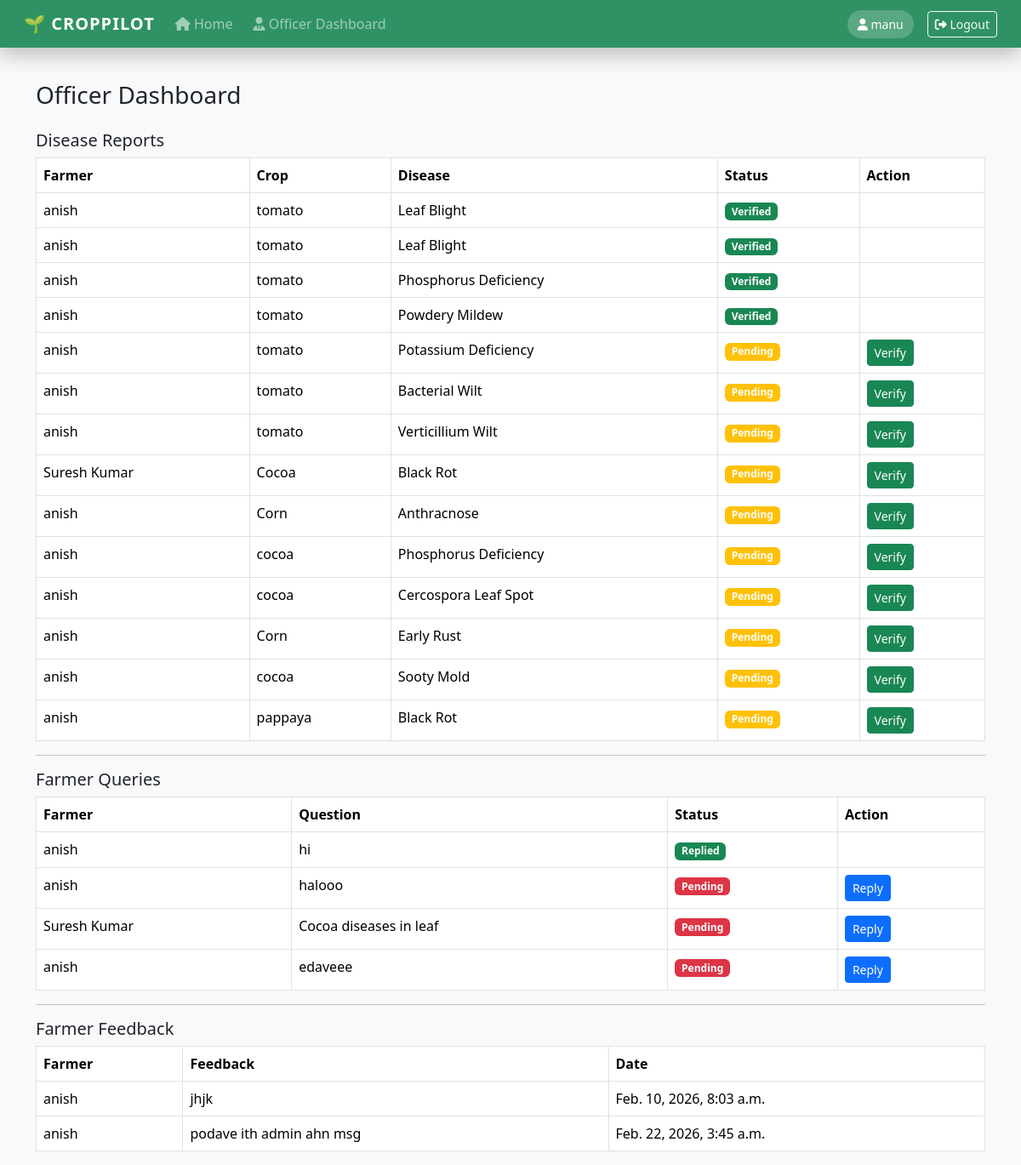
Screenshot of /officer/dashboard/ (signed in) with the database file from the repository.
### croppilot_app/models.py (models this page shows, shortened)
class DiseaseReport(models.Model):
    farmer = models.ForeignKey(Farmer, on_delete=models.CASCADE)
    crop_name = models.CharField(max_length=100)
    image = models.ImageField(upload_to='leaves/')
    detected_disease = models.CharField(max_length=100)
    confidence = models.FloatField(null=True, blank=True)
    treatment = models.TextField(blank=True)
    verified_by_officer = models.BooleanField(default=False)
    created_at = models.DateTimeField(auto_now_add=True)

class Farmer(models.Model):
    user = models.OneToOneField(User, on_delete=models.CASCADE)
    phone = models.CharField(max_length=15)
    region = models.CharField(max_length=100)
    address = models.TextField(blank=True)

class FarmerQuery(models.Model):
    farmer = models.ForeignKey(Farmer, on_delete=models.CASCADE)
    question = models.TextField()
    reply = models.TextField(blank=True)
    replied = models.BooleanField(default=False)
    created_at = models.DateTimeField(auto_now_add=True)

class Feedback(models.Model):
    farmer = models.ForeignKey(Farmer, on_delete=models.CASCADE)
    message = models.TextField()
    created_at = models.DateTimeField(auto_now_add=True)

### croppilot_app/views.py (the view)
# urls.py: path('officer/dashboard/', views.officer_dashboard, name='officer_dashboard'),
@role_required(allowed_roles=['officer'])
def officer_dashboard(request):
    return render(request, 'officer/dashboard.html', {
        'reports': DiseaseReport.objects.all(),
        'queries': FarmerQuery.objects.all(),
        'feedbacks': Feedback.objects.all()
    })

### templates/officer/dashboard.html
{% extends 'base.html' %}
{% block content %}
<h3 class="mb-4">Officer Dashboard</h3>
<h5>Disease Reports</h5>
<table class="table table-bordered">
<tr>
  <th>Farmer</th>
  <th>Crop</th>
  <th>Disease</th>
  <th>Status</th>
  <th>Action</th>
</tr>
{% for r in reports %}
<tr>
  <td>{{ r.farmer.user.username }}</td>
  <td>{{ r.crop_name }}</td>
  <td>{{ r.detected_disease }}</td>
  <td>
    {% if r.verified_by_officer %}
      <span class="badge bg-success">Verified</span>
    {% else %}
      <span class="badge bg-warning">Pending</span>
    {% endif %}
  </td>
  <td>
    {% if not r.verified_by_officer %}
      <a href="/officer/verify-disease/{{ r.id }}/"
         class="btn btn-sm btn-success">
         Verify
      </a>
    {% endif %}
  </td>
</tr>
{% endfor %}
</table>
<hr>
<h5>Farmer Queries</h5>
<table class="table table-bordered">
<tr>
  <th>Farmer</th>
  <th>Question</th>
  <th>Status</th>
  <th>Action</th>
</tr>
{% for q in queries %}
<tr>
  <td>{{ q.farmer.user.username }}</td>
  <td>{{ q.question }}</td>
  <td>
    {% if q.replied %}
      <span class="badge bg-success">Replied</span>
    {% else %}
      <span class="badge bg-danger">Pending</span>
    {% endif %}
  </td>
  <td>
    {% if not q.replied %}
      <a href="/officer/reply-query/{{ q.id }}/"
         class="btn btn-sm btn-primary">
         Reply
      </a>
    {% endif %}
  </td>
</tr>
{% endfor %}
</table>
<hr>
<h5>Farmer Feedback</h5>
<table class="table table-bordered">
<tr>
  <th>Farmer</th>
  <th>Feedback</th>
  <th>Date</th>
</tr>
{% for f in feedbacks %}
<tr>
  <td>{{ f.farmer.user.username }}</td>
  <td>{{ f.message }}</td>
  <td>{{ f.created_at }}</td>
</tr>
{% endfor %}
</table>
{% endblock %}

### templates/base.html (shortened to what this page needs)
<!DOCTYPE html>
<html lang="en">
<head>
<link href="https://cdn.jsdelivr.net/npm/bootstrap@5.3.2/dist/css/bootstrap.min.css" rel="stylesheet">
<link href="https://cdnjs.cloudflare.com/ajax/libs/font-awesome/6.5.1/css/all.min.css" rel="stylesheet">
</head>
<body class="bg-light">
<nav class="navbar navbar-expand-lg navbar-dark navbar-custom glass-nav fixed-top px-3">
  <div class="container-fluid">
    <a class="navbar-brand" href="/">
      🌱 CROPPILOT
    </a>
    <div class="collapse navbar-collapse" id="mainNavbar">
      <ul class="navbar-nav me-auto mb-2 mb-lg-0">
        {% if user.is_authenticated %}
          <li class="nav-item">
            <a class="nav-link" href="#">
              <i class="fas fa-home"></i> Home
            </a>
          </li>
          {% if user.profile.role == 'farmer' %}
            <li class="nav-item"><a class="nav-link" href="/farmer/dashboard/"><i class="fas fa-seedling"></i> Dashboard</a></li>
            <li class="nav-item"><a class="nav-link" href="/farmer/disease/"><i class="fas fa-leaf"></i> Disease</a></li>
            <li class="nav-item"><a class="nav-link" href="/farmer/query/"><i class="fas fa-comments"></i> Ask Officer</a></li>
            <li class="nav-item"><a class="nav-link" href="/farmer/replies/"><i class="fas fa-reply"></i> Replies</a></li>
            <li class="nav-item"><a class="nav-link" href="/farmer/smart-soil/"><i class="fas fa-brain"></i> Smart Soil</a></li>
            <li class="nav-item"><a class="nav-link" href="/farmer/market-prices/"><i class="fas fa-rupee-sign"></i> Prices</a></li>
            <li class="nav-item"><a class="nav-link" href="/farmer/feedback/"><i class="fas fa-star"></i> Feedback</a></li>
          {% elif user.profile.role == 'officer' %}
            <li class="nav-item"><a class="nav-link" href="/officer/dashboard/"><i class="fas fa-user-tie"></i> Officer Dashboard</a></li>
          {% endif %}
        {% endif %}
      </ul>
      {% if user.is_authenticated %}
        <span class="user-badge text-white me-3">
          <i class="fas fa-user"></i> {{ user.username }}
        </span>
        <a href="/logout/" class="btn btn-outline-light btn-sm">
          <i class="fas fa-sign-out-alt"></i> Logout
        </a>
      {% endif %}
    </div>
  </div>
</nav>
<div class="container page-container">
  {% block content %}{% endblock %}
</div>
</body>
</html>

### templates/base.html (style rules this page uses)
.navbar-custom { background: linear-gradient(120deg, #0f5132, #198754); box-shadow: 0 8px 25px rgba(0,0,0,.25); }
.glass-nav { backdrop-filter: blur(10px); background: rgba(25, 135, 84, 0.9); }
.navbar-brand { font-weight: 800; letter-spacing: 1px; }
.nav-link { font-weight: 500; margin-right: 8px; transition: 0.3s; }
.user-badge { background: rgba(255,255,255,.2); padding: 6px 12px; border-radius: 20px; font-size: 14px; }
.page-container { margin-top: 95px; }

### rows the page displays
DiseaseReport: farmer.user.username "anish", crop_name "tomato", detected_disease "Leaf Blight", verified_by_officer "Verified"
DiseaseReport: farmer.user.username "anish", crop_name "tomato", detected_disease "Leaf Blight", verified_by_officer "Verified"
DiseaseReport: farmer.user.username "anish", crop_name "tomato", detected_disease "Phosphorus Deficiency", verified_by_officer "Verified"
DiseaseReport: farmer.user.username "anish", crop_name "tomato", detected_disease "Powdery Mildew", verified_by_officer "Verified"
DiseaseReport: farmer.user.username "anish", crop_name "tomato", detected_disease "Potassium Deficiency", verified_by_officer "Pending"
DiseaseReport: farmer.user.username "anish", crop_name "tomato", detected_disease "Bacterial Wilt", verified_by_officer "Pending"
DiseaseReport: farmer.user.username "anish", crop_name "tomato", detected_disease "Verticillium Wilt", verified_by_officer "Pending"
DiseaseReport: farmer.user.username "Suresh Kumar", crop_name "Cocoa", detected_disease "Black Rot", verified_by_officer "Pending"
DiseaseReport: farmer.user.username "anish", crop_name "Corn", detected_disease "Anthracnose", verified_by_officer "Pending"
DiseaseReport: farmer.user.username "anish", crop_name "cocoa", detected_disease "Phosphorus Deficiency", verified_by_officer "Pending"
DiseaseReport: farmer.user.username "anish", crop_name "cocoa", detected_disease "Cercospora Leaf Spot", verified_by_officer "Pending"
DiseaseReport: farmer.user.username "anish", crop_name "Corn", detected_disease "Early Rust", verified_by_officer "Pending"
DiseaseReport: farmer.user.username "anish", crop_name "cocoa", detected_disease "Sooty Mold", verified_by_officer "Pending"
DiseaseReport: farmer.user.username "anish", crop_name "pappaya", detected_disease "Black Rot", verified_by_officer "Pending"
FarmerQuery: farmer.user.username "anish", question "hi", replied "Replied"
FarmerQuery: farmer.user.username "anish", question "halooo", replied "Pending"
FarmerQuery: farmer.user.username "Suresh Kumar", question "Cocoa diseases in leaf", replied "Pending"
FarmerQuery: farmer.user.username "anish", question "edaveee", replied "Pending"
Feedback: farmer.user.username "anish", message "jhjk", created_at "Feb. 10, 2026, 8:03 a.m."
Feedback: farmer.user.username "anish", message "podave ith admin ahn msg", created_at "Feb. 22, 2026, 3:45 a.m."

### other values shown
{{ user.username }} "manu"
